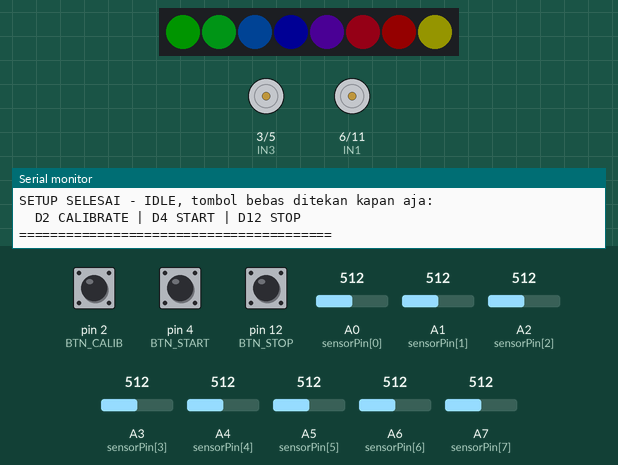
This sketch was run on a simulated Arduino Nano, built with avr-gcc and run on an emulated ATmega328P. Parts: 8 RGB LEDs in strip order, left to right, motor-driver pin pairs drawn as motors (green arrow = first pin HIGH = forward, orange = second pin HIGH = backward, longer = more drive), the last lines printed to the serial monitor. Inputs (shaded band) come from the test bench; at power-on: pin 4 (BTN_START) HIGH, pin 12 (BTN_STOP) HIGH, pin 2 (BTN_CALIB) HIGH, A0 (sensorPin[0]) = 512, A1 (sensorPin[1]) = 512, A2 (sensorPin[2]) = 512, A3 (sensorPin[3]) = 512, A4 (sensorPin[4]) = 512, A5 (sensorPin[5]) = 512, A6 (sensorPin[6]) = 512, A7 (sensorPin[7]) = 512. Dim RGB values are drawn brighter than linear.

Above: at 1.4 s.
1.5 s: pin 4 (BTN_START) pulled LOW for 0.15 s
At 1.9 s:
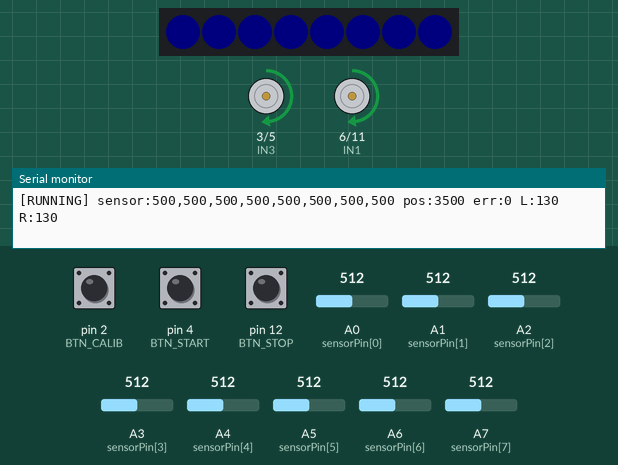
3.1 s: pin 12 (BTN_STOP) pulled LOW for 0.15 s
At 3.25 s:
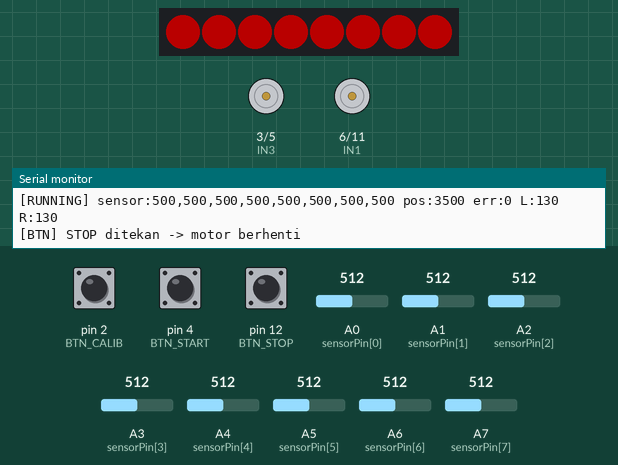
3.8 s: pin 2 (BTN_CALIB) pulled LOW for 0.15 s
4.5 s: pin 12 (BTN_STOP) pulled LOW for 1 s
At 4.59 s:
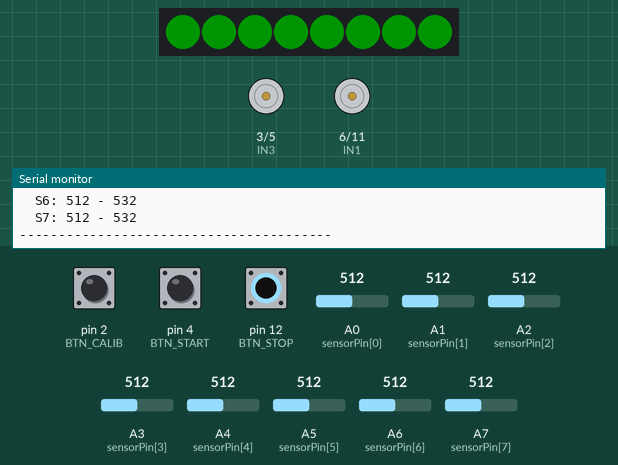
6.1 s: pin 4 (BTN_START) pulled LOW for 1 s
At 6.33 s:
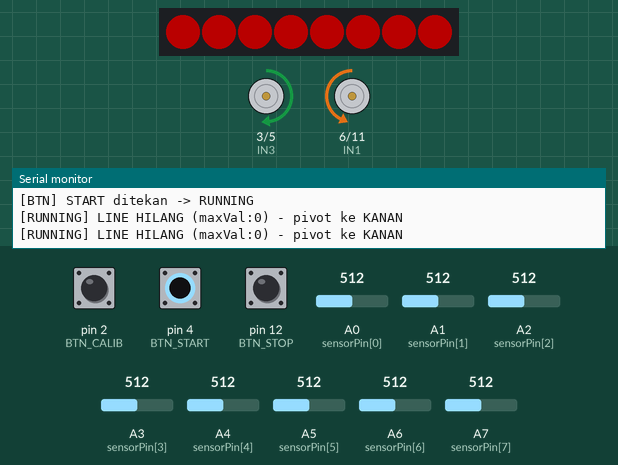
7.7 s: A0 (sensorPin[0]) set to 716
At 8.8 s:
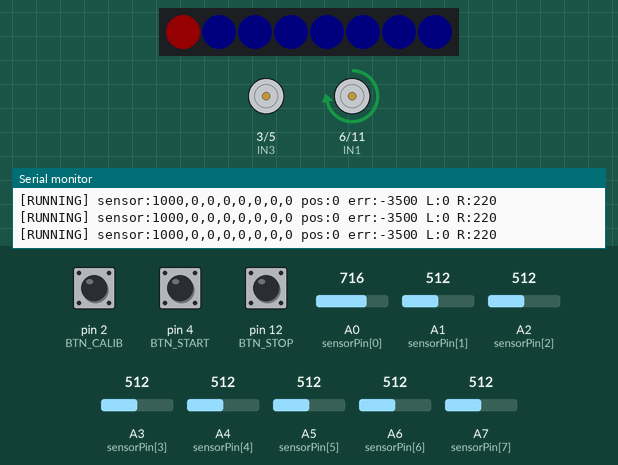
Timing chart, 0 to 10.2 s (numbered marks = the images above; inputs shaded):
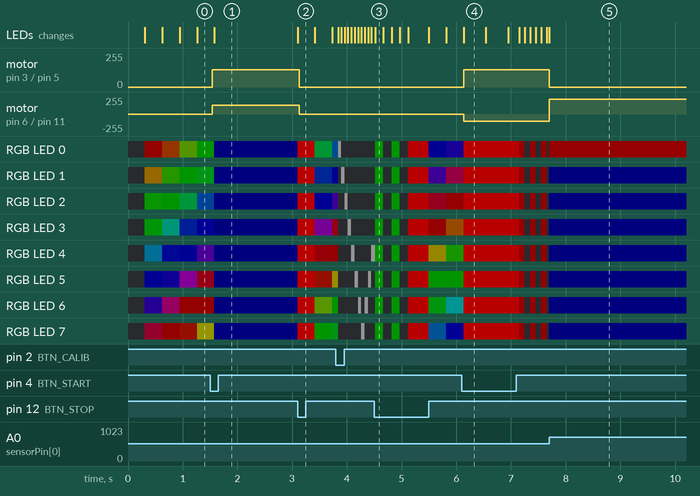

The sketch:

lineFollowerPD.ino
```cpp
/*
  LINE FOLLOWER - PD CONTROLLER + FREE STATE MACHINE + FULL SERIAL LOG
  =============================================================================
  Berdasarkan pin dari tesMotor.ino, tesSensor.ino, tesServo.ino:

  SENSOR (analog, index 0=kiri ... 7=kanan):
    A0 A1 A2 A3 A4 A5 A6 A7

  TOMBOL (INPUT_PULLUP, aktif LOW) - BEBAS DITEKAN KAPAN AJA, LANGSUNG RESPON:
    D2  -> CALIBRATE  (mulai / ulang kalibrasi, dari state manapun)
    D4  -> START      (mulai / lanjut jalan, dari state manapun)
    D12 -> STOP       (berhenti, dari state manapun)

  MOTOR (dari tesMotor.ino, kiri-kanan SUDAH DIBALIK sesuai kondisi fisik robot):
    Motor KIRI  : IN3=3 (maju/PWM), IN4=5 (mundur/PWM)
    Motor KANAN : IN1=6 (maju/PWM), IN2=11 (mundur/PWM)

  INDIKATOR:
    WS2812 8 LED di D13, mode beda buat tiap state:
      IDLE       -> rainbow muter
      CALIBRATING-> dot putih scanning
      RUNNING    -> mirror posisi sensor (merah=kena garis)
      LINE LOST  -> blink merah cepat (dalam RUNNING)
      STOPPED    -> merah nyala terus, ga balik ke rainbow sendiri

  CARA PAKAI (semua status keluar di Serial Monitor, baud 115200):
    1. Upload, buka Serial Monitor (115200).
    2. LED rainbow = IDLE, siap terima tombol apa aja.
    3. Tekan CALIBRATE (D2): geser robot manual ngelewatin garis hitam &
       lantai putih selama 8 detik biar tiap sensor kebaca rentangnya.
       Setelah selesai balik ke IDLE (rainbow).
    4. Taruh robot di garis, tekan START (D4) -> langsung RUNNING.
    5. Tekan STOP (D12) kapan aja -> motor berhenti, LED merah tetap nyala
       sampai lu tekan START atau CALIBRATE lagi.
    6. Kalau belum pernah kalibrasi & langsung START, sistem tetap jalan
       pakai rentang default 0-1023 (kurang presisi, tapi ga ngambek/crash).

  Library yang perlu di-install lewat Library Manager:
    - Adafruit NeoPixel
*/

#include <Adafruit_NeoPixel.h>

// ================== PIN DEFINITION ==================
const uint8_t sensorPin[8] = {A0, A1, A2, A3, A4, A5, A6, A7};

const uint8_t BTN_CALIB = 2;
const uint8_t BTN_START = 4;
const uint8_t BTN_STOP  = 12;

// kiri-kanan dibalik dari tesMotor.ino karena roda fisiknya kebalik
const uint8_t IN1 = 6;   // motor KANAN maju
const uint8_t IN2 = 11;  // motor KANAN mundur
const uint8_t IN3 = 3;   // motor KIRI maju
const uint8_t IN4 = 5;   // motor KIRI mundur

const uint8_t LED_PIN   = 13;
const uint8_t LED_COUNT = 8;

// ================== TUNING ==================
float KP = 0.5;
float KD = 0.4;

int BASE_SPEED = 130;     // kecepatan dasar saat lurus (0-255)
int MAX_SPEED  = 220;

int LINE_LOST_THRESHOLD = 400; // kalau semua sensor normalized-nya di bawah ini = line hilang
int PIVOT_SPEED = 110;         // kecepatan pivot saat nyari line

uint8_t LED_BRIGHTNESS = 20;   // 0-255, atur terang-redup semua LED sekaligus

const unsigned long DEBUG_PRINT_INTERVAL = 100;   // ms, biar serial ga banjir
const unsigned long CALIB_DURATION_MS   = 8000;   // 3 detik awal + tambahan 5 detik

// ================== STATE MACHINE ==================
enum RobotState { ST_IDLE, ST_CALIBRATING, ST_RUNNING, ST_STOPPED };
RobotState currentState = ST_IDLE;

// ================== VARIABEL GLOBAL ==================
int calibMin[8];
int calibMax[8];
int normalized[8]; // 0 (putih) - 1000 (hitam)

int lastError = 0;
int lastErrorSign = 1; // buat nentuin arah pivot pas line hilang

unsigned long lastDebugPrint = 0;

bool lastReadCalib = HIGH;
bool lastReadStart = HIGH;
bool lastReadStop  = HIGH;
bool calibPressed;
bool startPressed;
bool stopPressed;

Adafruit_NeoPixel strip(LED_COUNT, LED_PIN, NEO_GRB + NEO_KHZ800);

// ================== SETUP ==================
void setup() {
  Serial.begin(115200);
  delay(200);

  Serial.println();
  Serial.println(F("========================================"));
  Serial.println(F("   LINE FOLLOWER - SETUP DIMULAI"));
  Serial.println(F("========================================"));

  for (uint8_t i = 0; i < 8; i++) pinMode(sensorPin[i], INPUT);
  Serial.println(F("[OK] Sensor A0-A7 diinisialisasi"));

  // default range aman kalau user belum sempat kalibrasi
  for (uint8_t i = 0; i < 8; i++) {
    calibMin[i] = 0;
    calibMax[i] = 1023;
  }

  pinMode(BTN_CALIB, INPUT_PULLUP);
  pinMode(BTN_START, INPUT_PULLUP);
  pinMode(BTN_STOP, INPUT_PULLUP);
  Serial.println(F("[OK] Tombol D2(CALIBRATE) D4(START) D12(STOP) diinisialisasi"));

  pinMode(IN1, OUTPUT);
  pinMode(IN2, OUTPUT);
  pinMode(IN3, OUTPUT);
  pinMode(IN4, OUTPUT);
  stopMotor();
  Serial.println(F("[OK] Motor IN1/IN2/IN3/IN4 diinisialisasi, motor OFF"));

  strip.begin();
  strip.setBrightness(LED_BRIGHTNESS);
  strip.clear();
  strip.show();
  Serial.println(F("[OK] LED WS2812 (D13) diinisialisasi"));

  Serial.println(F("========================================"));
  Serial.println(F("SETUP SELESAI - IDLE, tombol bebas ditekan kapan aja:"));
  Serial.println(F("  D2 CALIBRATE | D4 START | D12 STOP"));
  Serial.println(F("========================================"));

  currentState = ST_IDLE;
}

// ================== LOOP (STATE MACHINE BEBAS) ==================
void loop() {
  calibPressed = checkButton(BTN_CALIB, lastReadCalib);
  startPressed  = checkButton(BTN_START, lastReadStart);
  stopPressed   = checkButton(BTN_STOP, lastReadStop);

  // tombol bisa ditekan dari state manapun, langsung dieksekusi
  if (calibPressed) {
    stopMotor();
    Serial.println(F("[BTN] CALIBRATE ditekan"));
    currentState = ST_CALIBRATING;
    doCalibration();              // blocking, ada log di dalam
    Serial.println(F("[STATE] -> IDLE (tekan START buat jalan)"));
    currentState = ST_IDLE;
    return;
  }
  if (startPressed && currentState != ST_RUNNING) {
    Serial.println(F("[BTN] START ditekan -> RUNNING"));
    lastError = 0;
    currentState = ST_RUNNING;
  }
  if (stopPressed && currentState != ST_STOPPED) {
    stopMotor();
    solidRed();
    Serial.println(F("[BTN] STOP ditekan -> motor berhenti"));
    currentState = ST_STOPPED;
  }

  switch (currentState) {
    case ST_IDLE:
      rainbowIdle();
      break;
    case ST_RUNNING:
      runLineFollowing();
      break;
    case ST_STOPPED:
      rainbowIdle();
      break;
    case ST_CALIBRATING:
      // ga akan sampai sini karena doCalibration() blocking di atas
      break;
  }
}

// ================== LINE FOLLOWING (dipanggil tiap loop saat RUNNING) ==================
void runLineFollowing() {
  readAndNormalize();

  long weightedSum = 0;
  long sumVal = 0;
  int maxVal = 0;
  for (uint8_t i = 0; i < 8; i++) {
    weightedSum += (long)normalized[i] * (i * 1000L);
    sumVal += normalized[i];
    if (normalized[i] > maxVal) maxVal = normalized[i];
  }

  bool lineDetected = (maxVal >= LINE_LOST_THRESHOLD);

  if (!lineDetected) {
    indicateLineLost();
    if (lastErrorSign >= 0) {
      setMotor(PIVOT_SPEED, -PIVOT_SPEED);   // pivot kanan
    } else {
      setMotor(-PIVOT_SPEED, PIVOT_SPEED);   // pivot kiri
    }
    if (millis() - lastDebugPrint > DEBUG_PRINT_INTERVAL) {
      lastDebugPrint = millis();
      Serial.print(F("[RUNNING] LINE HILANG (maxVal:"));
      Serial.print(maxVal);
      Serial.print(F(") - pivot ke "));
      Serial.println(lastErrorSign >= 0 ? F("KANAN") : F("KIRI"));
    }
    return;
  }

  int position = weightedSum / sumVal;   // 0 (paling kiri) .. 7000 (paling kanan)
  int error = position - 3500;           // 3500 = titik tengah 8 sensor

  lastErrorSign = (error >= 0) ? 1 : -1;

  int derivative = error - lastError;
  lastError = error;

  int correction = (int)(KP * error + KD * derivative);

  int leftSpeed  = constrain(BASE_SPEED + correction, 0, MAX_SPEED);
  int rightSpeed = constrain(BASE_SPEED - correction, 0, MAX_SPEED);

  setMotor(leftSpeed, rightSpeed);
  indicateSensorBar();

  if (millis() - lastDebugPrint > DEBUG_PRINT_INTERVAL) {
    lastDebugPrint = millis();
    Serial.print(F("[RUNNING] sensor:"));
    for (uint8_t i = 0; i < 8; i++) {
      Serial.print(normalized[i]);
      Serial.print(i < 7 ? "," : " ");
    }
    Serial.print(F("pos:")); Serial.print(position);
    Serial.print(F(" err:")); Serial.print(error);
    Serial.print(F(" L:")); Serial.print(leftSpeed);
    Serial.print(F(" R:")); Serial.println(rightSpeed);
  }
}

// ================== SENSOR ==================
void readAndNormalize() {
  for (uint8_t i = 0; i < 8; i++) {
    int raw = analogRead(sensorPin[i]);
    int val = map(raw, calibMin[i], calibMax[i], 0, 1000);
    normalized[i] = constrain(val, 0, 1000);
  }
}

void doCalibration() {
  for (uint8_t i = 0; i < 8; i++) {
    calibMin[i] = 1023;
    calibMax[i] = 0;
  }

  Serial.println(F("----------------------------------------"));
  Serial.print(F("[KALIBRASI] DIMULAI - geser robot manual ngelewatin garis selama "));
  Serial.print(CALIB_DURATION_MS / 1000);
  Serial.println(F(" detik!"));

  unsigned long t0 = millis();
  unsigned long lastTick = 0;
  while (millis() - t0 < CALIB_DURATION_MS) {
    for (uint8_t i = 0; i < 8; i++) {
      int raw = analogRead(sensorPin[i]);
      if (raw < calibMin[i]) calibMin[i] = raw;
      if (raw > calibMax[i]) calibMax[i] = raw;
    }
    calibratingBlink();

    if (millis() - lastTick > 500) {
      lastTick = millis();
      Serial.print(F("[KALIBRASI] sisa waktu: "));
      Serial.print((CALIB_DURATION_MS - (millis() - t0)) / 1000.0, 1);
      Serial.println(F(" detik"));
    }
    if (!digitalRead(BTN_STOP)) break;
  }

  for (uint8_t i = 0; i < 8; i++) {
    if (calibMax[i] - calibMin[i] < 20) calibMax[i] = calibMin[i] + 20;
  }

  Serial.println(F("[KALIBRASI] SELESAI. Hasil per sensor (min - max):"));
  for (uint8_t i = 0; i < 8; i++) {
    Serial.print(F("  S")); Serial.print(i);
    Serial.print(F(": ")); Serial.print(calibMin[i]);
    Serial.print(F(" - ")); Serial.println(calibMax[i]);
  }
  Serial.println(F("----------------------------------------"));

  strip.clear();
  strip.show();
  flashGreen();
}

// ================== TOMBOL ==================
// deteksi falling edge (HIGH -> LOW) dengan debounce sederhana
bool checkButton(uint8_t pin, bool &lastReading) {
  bool reading = digitalRead(pin);
  bool triggered = false;
  if (!reading)  solidRed();
  if (lastReading == HIGH && reading == LOW) {
    delay(30);
    if (digitalRead(pin) == LOW) triggered = true;
  }
  lastReading = reading;
  return triggered;
}

// ================== MOTOR ==================
// speed: -255..255, negatif = mundur
void setMotor(int leftSpeed, int rightSpeed) {
  leftSpeed  = constrain(leftSpeed, -255, 255);
  rightSpeed = constrain(rightSpeed, -255, 255);

  if (leftSpeed >= 0) {
    analogWrite(IN3, leftSpeed);
    analogWrite(IN4, 0);
  } else {
    analogWrite(IN3, 0);
    analogWrite(IN4, -leftSpeed);
  }

  if (rightSpeed >= 0) {
    analogWrite(IN1, rightSpeed);
    analogWrite(IN2, 0);
  } else {
    analogWrite(IN1, 0);
    analogWrite(IN2, -rightSpeed);
  }
}

void stopMotor() {
  digitalWrite(IN1, LOW);
  digitalWrite(IN2, LOW);
  digitalWrite(IN3, LOW);
  digitalWrite(IN4, LOW);
}

// ================== INDIKATOR WS2812 ==================
// tiap LED mewakili 1 sensor fisik: nyala merah kalau sensor itu kena garis hitam
void indicateSensorBar() {
  for (uint8_t i = 0; i < 8; i++) {
    if (normalized[i] > 500) {
      strip.setPixelColor(i, strip.Color(255, 0, 0)); // merah = kena garis
    } else {
      strip.setPixelColor(i, strip.Color(0, 0, 60));  // biru redup = area kosong
    }
  }
  strip.show();
}

void indicateLineLost() {
  static bool on = false;
  static unsigned long lastBlink = 0;
  if (millis() - lastBlink > 100) {
    on = !on;
    lastBlink = millis();
    uint32_t c = on ? strip.Color(255, 0, 0) : strip.Color(0, 0, 0);
    for (uint8_t i = 0; i < 8; i++) strip.setPixelColor(i, c);
    strip.show();
  }
}

void calibratingBlink() {
  static unsigned long lastUpdate = 0;
  static int8_t pos = 0;
  static int8_t direction = 1;  // 1 = kanan, -1 = kiri

  if (millis() - lastUpdate > 60) {
    lastUpdate = millis();
    strip.clear();
    strip.setPixelColor(pos, strip.Color(255, 255, 255));
    strip.show();
    pos += direction;
    // Balik arah saat mencapai ujung
    if (pos >= 7) {
      pos = 7;
      direction = -1;
    }
    else if (pos <= 0) {
      pos = 0;
      direction = 1;
    }
  }
}

void rainbowIdle() {
  static unsigned long lastUpdate = 0;
  static uint16_t hue = 0;
  if (millis() - lastUpdate > 20) {
    lastUpdate = millis();
    for (uint8_t i = 0; i < 8; i++) {
      uint32_t c = strip.gamma32(strip.ColorHSV(hue + i * 8192));
      strip.setPixelColor(i, c);
    }
    strip.show();
    hue += 400;
  }
}

// merah nyala terus, nandain "robot lagi STOP" - dipanggil terus tiap loop
// selama currentState == ST_STOPPED, jadi ga bakal balik sendiri ke rainbow
void solidRed() {
  for (uint8_t i = 0; i < 8; i++) {
    strip.setPixelColor(i, strip.Color(255, 0, 0));
  }
  strip.setBrightness(70);
  strip.show();
  strip.setBrightness(LED_BRIGHTNESS);
}

// kedip hijau sekali, nandain "kalibrasi baru aja selesai"
void flashGreen() {
  for (uint8_t r = 0; r < 2; r++) {
    for (uint8_t i = 0; i < 8; i++) strip.setPixelColor(i, strip.Color(0, 255, 0));
    strip.show();
    delay(150);
    strip.clear();
    strip.show();
    delay(150);
  }
}
```

Measured:
- after the input at 1.5 s, motor on pin 3 (IN3) / pin 5 (IN4), motor on pin 6 (IN1) / pin 11 (IN2): stopped → forward 130/255 at once; the LEDs: change after 0.07 s (image 1)
- after the input at 3.1 s, motor on pin 3 (IN3) / pin 5 (IN4), motor on pin 6 (IN1) / pin 11 (IN2): forward 130/255 → stopped at once
- after the input at 4.5 s, the LEDs: change at once (image 3)
- after the input at 6.1 s, motor on pin 3 (IN3) / pin 5 (IN4): stopped → forward 130/255 at once; motor on pin 6 (IN1) / pin 11 (IN2): stopped → backward 110/255 at once; the LEDs: first change at once (image 4 shows a later state)
- after the input at 7.7 s, motor on pin 3 (IN3) / pin 5 (IN4): forward 130/255 → stopped at once; motor on pin 6 (IN1) / pin 11 (IN2): backward 110/255 → forward 220/255 at once; the LEDs: change at once (image 5)
